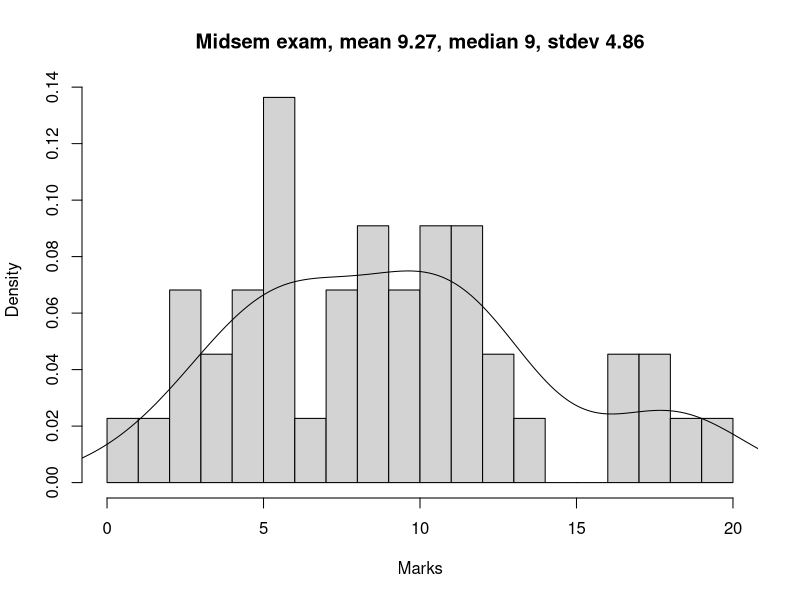

This figure's R source:
print("Generating markstats.pdf from marks.csv")
marksdata <- read.csv("marks.csv")
marks <- na.omit(marksdata$Midsem.exam)
pdf(file='markstats.pdf')
hist(marks,breaks=0:20,prob=TRUE,xlab="Marks",main=sprintf("Midsem exam, mean %.2f, median %.0f, stdev %.2f", mean(marks), median(marks), sd(marks)))
lines(density(marks,bw="SJ"))
dev.off()
